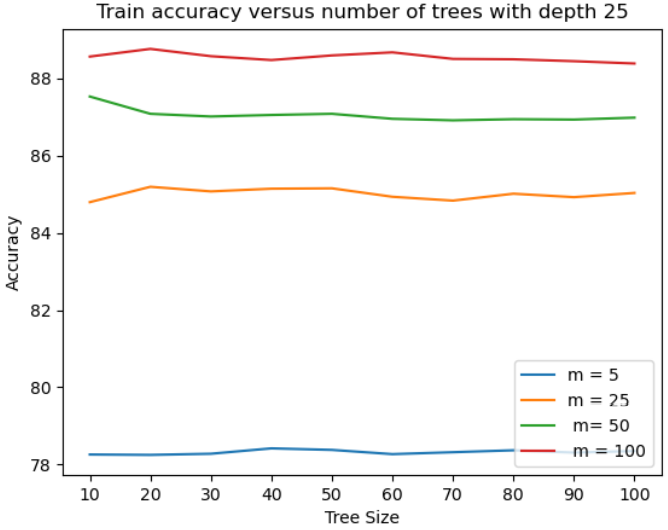

Python code for this plot:
"""
Filename: 	    random_forest.py
Author:   	    Yeojin Kim
Date:     	    November 2020
Description:    This file is an implementation of Random Forest for binary classification.

"""

import time
import numpy as np
import pandas as pd
import matplotlib.pyplot as plt
import math

class Data:
    """
    A class for Data
    """
    def __init__(self, feature, classfied_y):
        self.X = pd.read_csv(feature)
        self.y = pd.read_csv(classfied_y, header=None)

    def getX(self):
        return self.X
    def getY(self):
        return self.y

class Node:
    """
    A calss for Node
    """
    def __init__(self):
        self.depth = None
        self.feature = None
        self.left = None
        self.right = None
        self.label = None

class Tree:
    """
    A class for Tree
    """
    def __init__(self, data):
        self.data = data

    def get_entropy(self, count, total):
        """
        :param count: count
        :param total: totals
        :return: entropy
        """
        if(count == 0):
            return 0
        return -(count*1.0/total)*math.log(count*1.0/total, 2)

    def information_gain(self, plus, minus, left_plus, left_minus, right_plus, right_minus):
        """
        :param plus: the number of nodes classified as +1
        :param minus: the number of nodes classified as -1
        :param left_plus: the number of left-child classified as +1
        :param left_minus: the number of left-child classified as -1
        :param right_plus: the number of right-child classified as +1
        :param right_minus: the number of right-child classified as -1
        :return: information gain measures the reduction of target variable
        """
        parent_uncertainty = self.get_entropy(plus, plus+ minus) + self.get_entropy(minus, plus + minus)
        # x[feature_idx] == 1 (1)
        left_uncertainty = self.get_entropy(left_plus, left_plus + left_minus) + self.get_entropy(left_minus, left_plus + left_minus)
        # x[feature_idx] == 0 (-1)
        right_uncertainty = self.get_entropy(right_plus, right_plus + right_minus) + self.get_entropy(right_minus, right_plus + right_minus)
        left_prob = (left_plus + left_minus)/(plus + minus)
        right_prob = (right_plus + right_minus) / (plus + minus)
        gain = left_prob*left_uncertainty + right_prob*right_uncertainty
        return (parent_uncertainty - gain)

    def split_criteria(self, data):
        """
        :param data:
        :return: best feature index and its information gain
        """
        plus = np.sum(data[data[:, -1] >=0 ][:,-1])
        minus = -np.sum(data[data[:, -1] <0 ][:,-1])

        information_gain = -1
        feature_idx = 0
        for idx in range(0, data.shape[1]-1):
            left_plus = 0
            left_minus = 0
            right_plus = 0
            right_minus = 0
            XYs = np.copy(data[:, [idx, -1]])
            for _xy in XYs:
                if(_xy[0] == 1 and _xy[1] > 0):
                    left_plus += _xy[1]
                elif(_xy[0] == 1 and _xy[1] <=0):
                    left_minus -= _xy[1]
                elif(_xy[0] == 0 and _xy[1] >0):
                    right_plus += _xy[1]
                elif(_xy[0] == 0 and _xy[1] <=0):
                    right_minus -= _xy[1]
            if(plus + minus != 0):
                gain = self.information_gain(plus, minus, left_plus, left_minus, right_plus, right_minus)
                if(gain > information_gain):
                    feature_idx = idx
                    information_gain = gain
        return feature_idx, information_gain

class RandomForest:
    """
    A class for Random Forest
    """
    def __init__(self, T, m, dmax):
        """
        :param T: Tree Size
        :param m: the number of features
        :param dmax: the depth of tree
        """
        self.T = T
        self.m = m
        self.dmax = dmax
        self.forest = []

    def fit(self, x, y, depth=0):
        """
        :param x: examples
        :param y: ground truth (-1, 1)
        :param depth: starting depth
        :return: forest
        """
        X = np.array(x)
        Y = np.array(y)
        data = np.hstack((X, Y))
        np.random.seed(1)
        for tree in range(0, self.T):
            # make new bootstrapped dataset, it allows duplicate entries in the bootstrapped dataset.
            cur_data = np.copy(data[np.random.choice(range(X.shape[0]), X.shape[0], replace=True), :])
            self.forest.append(self.fit_node(cur_data, 0))
        return self.forest

    def fit_node(self, data, depth):
        """
        :param data: x+y
        :param depth: current depth
        :return: current node
        """
        plus = np.sum(data[data[:, -1] >= 0][:, -1])
        minus = -np.sum(data[data[:, -1] < 0][:, -1])
        node = Node()
        node.depth = depth
        if (plus > minus):
            node.label = 1
        else:
            node.label = -1

        if (depth <= self.dmax):
            # consider a random a subset of variables at each step, i.e., randomly select m variables as candidates
            bagged_features = np.random.choice(list(range(data.shape[1] - 1)), self.m, replace=False)
            bagged_features = np.hstack((bagged_features, np.array([-1])))
            feature_idx, information_gain = Tree(data).split_criteria(data[:, bagged_features])
            if (information_gain > 0.0):
                node.feature = int(bagged_features[feature_idx])
                node.depth = depth
                node.left = self.fit_node(data[np.where(data[:, node.feature] == 1)], depth + 1)
                node.right = self.fit_node(data[np.where(data[:, node.feature] != 1)], depth + 1)
        return node

    def predictions(self, x):
        """
        get all predictions of each trees for a example 'x'
        :param x: one example
        :return: prediction result
        """
        preds = np.zeros((self.T, 1))
        plus = 0
        minus = 0
        for tree_idx, tree in enumerate(self.forest):
            node = tree
            pred = node.label
            while node.feature is not None:
                if x[node.feature] == 1:
                    node = node.left
                else:
                    node = node.right
                pred = node.label
            if pred == 1:
                plus += 1
            else:
                minus += 1
            # check which option received more votes
            preds[tree_idx] = 1 if plus > minus else -1
        return preds

    def predict(self, xs):
        """
        run the data down all of the trees in the random forest
        :param xs: examples
        :return: predictions over forest
        """
        preds = np.zeros((xs.shape[0], self.T))
        for idx in range(xs.shape[0]):
            preds[idx, :] = self.predictions(xs[idx, :]).reshape(preds[idx, :].shape)
        return preds

def main():

    train_data = Data("./../pa4_train_X.csv", "./../pa4_train_y.csv")
    val_data = Data("./../pa4_dev_X.csv", "./../pa4_dev_y.csv")
    xTrain = train_data.getX().values[:, :]
    yTrain = train_data.getY().apply(lambda d: -1 if d[0] == 0 else 1, axis=1).values.reshape(len(xTrain),1)

    xVal = val_data.getX().values[:, :]
    yVal = val_data.getY().apply(lambda d: -1 if d[0] == 0 else 1, axis=1).values.reshape(len(xVal),1)

    print(' ---------- Part 2 Random Forest ---------- \n')

    for index, dmax in enumerate([2, 10, 25]):

        train_accuracies = []
        validate_accuracies = []

        num_trees = list(range(10, 101, 10))

        for m in [5, 25, 50, 100]:
            start_time = time.time()
            random_forest = RandomForest(num_trees[-1], m, dmax)
            random_forest.fit(xTrain, yTrain, 0)
            end_time = time.time()
            print('[depth:', str(m),']  Time to train:', end_time - start_time, 'sec')

            start_time = time.time()
            train_preds = random_forest.predict(xTrain)
            val_preds = random_forest.predict(xVal)
            end_time = time.time()
            print('[depth:', str(m),']  Time to predict:', end_time - start_time, 'sec')
            accuracies = np.zeros((len(num_trees), 2))

            # get accuracies over tree size (10, 20, 30 ... , 100)
            for ind, tree_count in enumerate(num_trees):
                accuracies[ind, 0] = np.mean(yTrain == train_preds[:, num_trees[ind] - 1].reshape(yTrain.shape)) * 100
                accuracies[ind, 1] = np.mean(yVal == val_preds[:, num_trees[ind] - 1].reshape(yVal.shape)) * 100
            train_accuracies.append(accuracies[:, 0])
            validate_accuracies.append(accuracies[:, 1])

            columns = ['Train', 'Validation']
            accuracy_pd = pd.DataFrame(data=accuracies, index=num_trees, columns=columns)
            print('Accuracies')
            print(accuracy_pd)


        for m, accuracies in zip([5, 25, 50, 100],train_accuracies):
            plt.plot(num_trees, accuracies, label='train accuracy')
        plt.legend(["m = 5 ", "m = 25 ", " m= 50", " m = 100"], loc=4)
        plt.xticks(num_trees)
        plt.xlabel('Tree Size')
        plt.ylabel('Accuracy')
        plt.title('Train accuracy versus number of trees with depth %d' % dmax)
        plt.savefig('random_forest_dmax'+str(dmax)+'train.png')
        plt.gcf().clear()

        for m, accuracies in zip([5, 25, 50, 100],validate_accuracies):
            plt.plot(num_trees, accuracies, label='validation accuracy')
        plt.legend(["m = 5 ", "m = 25 ", " m= 50", " m = 100"], loc=4)
        plt.xticks(num_trees)
        plt.xlabel('Tree Size')
        plt.ylabel('Accuracy')
        plt.title('Validation accuracy versus number of trees with depth %d' % dmax)
        plt.savefig('random_forest_dmax'+str(dmax)+'validate.png')
        plt.gcf().clear()


if __name__ == '__main__':
    main()